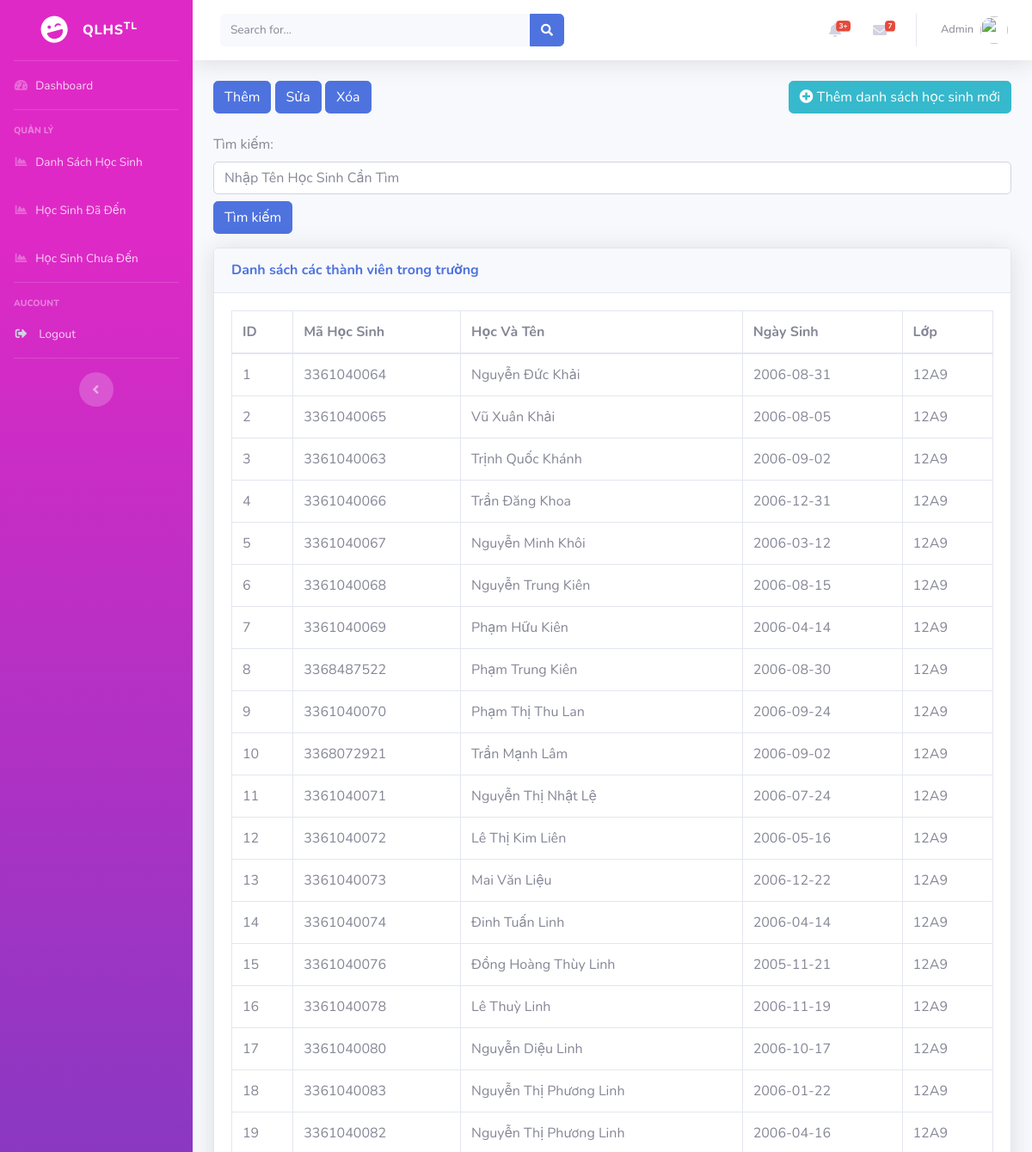
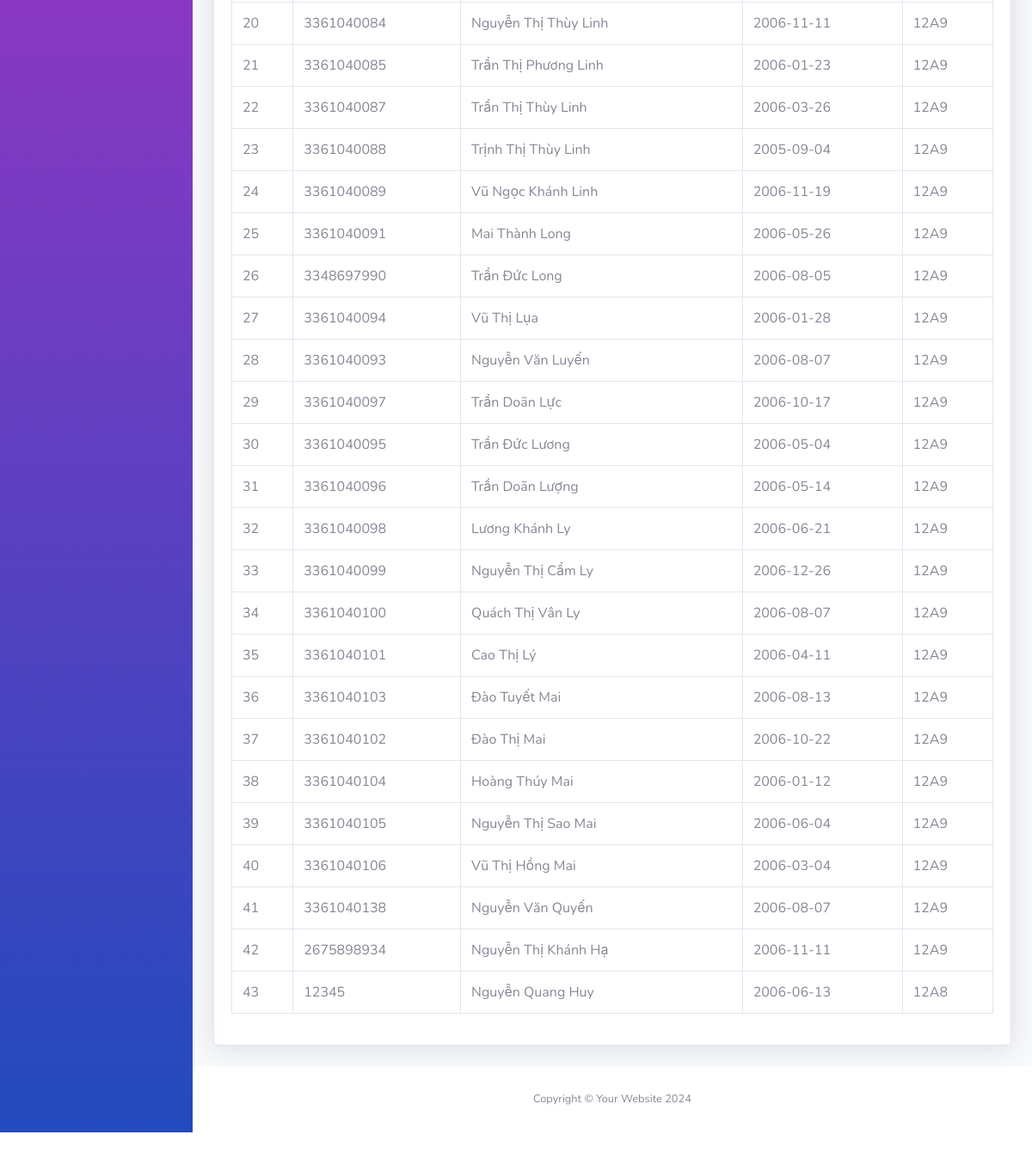
The page /pages/danhsach.php (signed in) on the database its author committed (2 pictures, top to bottom).
### tables this page shows
CREATE TABLE `hocsinh` (
  `id` bigint(20) NOT NULL,
  `ma_hoc_sinh` varchar(999) DEFAULT NULL,
  `hovaten` varchar(999) DEFAULT NULL,
  `ngaysinh` date DEFAULT NULL,
  `lop` varchar(255) DEFAULT NULL
);

### pages/danhsach.php (the view, shortened to what this page needs)
<?php
include $_SERVER['DOCUMENT_ROOT'].'/config/head.php';
?>
        <div class="container-fluid">
        <div class="form-group">
            <button id="addMemberBtn" class="btn btn-primary mb-2">Thêm</button>
            <button id="editMemberBtn" class="btn btn-primary mb-2">Sửa</button>
            <button id="delMemberBtn" class="btn btn-primary mb-2">Xóa</button>
            <a class="btn btn-info float-right" style="margin-left: 10px" data-toggle="modal" href="#" data-target="#AddFileExel">
                <i class="fa fa-plus-circle" aria-hidden="true"></i>
                Thêm danh sách học sinh mới
            </a>
        </div>
        <div class="form-group">
            <label for="searchInput">Tìm kiếm:</label>
            <input type="text" class="form-control" id="searchInput" placeholder="Nhập Tên Học Sinh Cần Tìm">
            <button id="searchBtn" class="btn btn-primary mt-2">Tìm kiếm</button>
        </div>
          <div class="card shadow mb-4">
            <div class="card-header py-3">
              <h6 class="m-0 font-weight-bold text-primary">Danh sách các thành viên trong trường</h6>
            </div>
            <div class="card-body">
              <div class="table-responsive">
                <table class="table table-bordered" id="dataTable" width="100%" cellspacing="0">
                  <thead>
                    <tr>
                      <th>ID </th>
                      <th>Mã Học Sinh</th>
                      <th>Học Và Tên</th>
                      <th>Ngày Sinh</th>
                      <th>Lớp</th>
                    </tr>
                  </thead>
                    <?php $sql = "SELECT * FROM hocsinh";
                    $result = $conn->query($sql);
                    if ($result->num_rows > 0) {
                        $stt = 0;
                        while ($row = $result->fetch_assoc()) {
                            echo "<tr>";
                            echo "<td>" . ++$stt . "</td>";
                            echo "<td>" . $row['ma_hoc_sinh'] . "</td>";
                            echo "<td>" . $row['hovaten'] . "</td>";
                            echo "<td>" . $row['ngaysinh'] . "</td>";
                            echo "<td>" . $row['lop'] . "</td>";
                            echo "</tr>";
                        }
                    }
                    ?>
                </table>
              </div>
            </div>
          </div>
        </div>
      </div>
<?php
include $_SERVER['DOCUMENT_ROOT'].'/config/foot.php';
?>
</body>
</html>

### config/head.php (shortened to what this page needs)
<!DOCTYPE html>
<html lang="en">
<head>
  <link href="/vendor/fontawesome-free/css/all.min.css" rel="stylesheet" type="text/css">
  <link href="/css/sb-admin-2.min.css" rel="stylesheet">
</head>
<body id="page-top">
  <div id="wrapper">
    <ul class="navbar-nav bg-gradient-primary sidebar sidebar-dark accordion" id="accordionSidebar">
      <a class="sidebar-brand d-flex align-items-center justify-content-center" href="/index.php">
        <div class="sidebar-brand-icon rotate-n-15">
          <i class="fas fa-laugh-wink"></i>
        </div>
        <div class="sidebar-brand-text mx-3">QLHS<sup>TL</sup></div>
      </a>
      <hr class="sidebar-divider my-0">
      <? if($_SERVER['REQUEST_URI']=="/" or $_SERVER['REQUEST_URI'] == "/index.php" or $_SERVER['REQUEST_URI'] == ""){echo '<li class="nav-item active">';} else {echo '<li class="nav-item">';}?>
        <a class="nav-link" href="/index.php">
          <i class="fas fa-fw fa-tachometer-alt"></i>
          <span>Dashboard</span></a>
      </li>
      <hr class="sidebar-divider">
      <div class="sidebar-heading">
        Quản Lý
      </div>
<? if($_SERVER['REQUEST_URI'] == "/service/danhsach"){echo '<li class="nav-item active">';} else {echo '<li class="nav-item">';}?>
        <a class="nav-link" href="/service/danhsach">
          <i class="fas fa-fw fa-chart-area"></i>
          <span>Danh Sách Học Sinh</span></a>
      </li>
      <li class="nav-item">
        <a class="nav-link" href="/service/arrived">
          <i class="fas fa-fw fa-chart-area"></i>
          <span>Học Sinh Đã Đến</span></a>
      </li>
      <li class="nav-item">
        <a class="nav-link" href="/service/unarrived">
          <i class="fas fa-fw fa-chart-area"></i>
          <span>Học Sinh Chưa Đến</span></a>
      </li>
      <hr class="sidebar-divider">
    <div class="sidebar-heading">
        Aucount
    </div>
      <li class="nav-item">
        <a class="nav-link" href="/logout">
          <i class="fas fa-sign-out-alt fa-sm fa-fw mr-2 text-gray-400"></i>
          <span>Logout</span></a>
      </li>
      <hr class="sidebar-divider d-none d-md-block">
      <div class="text-center d-none d-md-inline">
        <button class="rounded-circle border-0" id="sidebarToggle"></button>
      </div>
    </ul>
    <div id="content-wrapper" class="d-flex flex-column">
      <div id="content">
        <nav class="navbar navbar-expand navbar-light bg-white topbar mb-4 static-top shadow">
          <form class="d-none d-sm-inline-block form-inline mr-auto ml-md-3 my-2 my-md-0 mw-100 navbar-search">
            <div class="input-group">
              <input type="text" class="form-control bg-light border-0 small" placeholder="Search for..." aria-label="Search" aria-describedby="basic-addon2">
              <div class="input-group-append">
                <button class="btn btn-primary" type="button">
                  <i class="fas fa-search fa-sm"></i>
                </button>
              </div>
            </div>
          </form>
          <ul class="navbar-nav ml-auto">
            <li class="nav-item dropdown no-arrow mx-1">
              <a class="nav-link dropdown-toggle" href="#" id="alertsDropdown" role="button" data-toggle="dropdown" aria-haspopup="true" aria-expanded="false">
                <i class="fas fa-bell fa-fw"></i>
                <span class="badge badge-danger badge-counter">3+</span>
              </a>
            </li>
            <li class="nav-item dropdown no-arrow mx-1">
              <a class="nav-link dropdown-toggle" href="#" id="messagesDropdown" role="button" data-toggle="dropdown" aria-haspopup="true" aria-expanded="false">
                <i class="fas fa-envelope fa-fw"></i>
                <span class="badge badge-danger badge-counter">7</span>
              </a>
            </li>
            <li class="nav-item dropdown no-arrow">
              <a class="nav-link dropdown-toggle" href="#" id="userDropdown" role="button" data-toggle="dropdown" aria-haspopup="true" aria-expanded="false">
                <span class="mr-2 d-none d-lg-inline text-gray-600 small">Admin</span>
                <img class="img-profile rounded-circle" src="https://source.unsplash.com/QAB-WJcbgJk/60x60">
              </a>
            </li>
          </ul>
        </nav>

### config/foot.php (shortened to what this page needs)
      <footer class="sticky-footer bg-white">
        <div class="container my-auto">
          <div class="copyright text-center my-auto">
            <span>Copyright &copy; Your Website <?=date("Y")?></span>
          </div>
        </div>
      </footer>
          </div>
  </div>
<link rel="stylesheet" href="//code.jquery.com/ui/1.12.1/themes/base/jquery-ui.css">

### rows shown on the page
hocsinh: ma_hoc_sinh "3361040064", hovaten "Nguyễn Đức Khải", ngaysinh "2006-08-31", lop "12A9"
hocsinh: ma_hoc_sinh "3361040065", hovaten "Vũ Xuân Khải", ngaysinh "2006-08-05", lop "12A9"
hocsinh: ma_hoc_sinh "3361040063", hovaten "Trịnh Quốc Khánh", ngaysinh "2006-09-02", lop "12A9"
hocsinh: ma_hoc_sinh "3361040066", hovaten "Trần Đăng Khoa", ngaysinh "2006-12-31", lop "12A9"
hocsinh: ma_hoc_sinh "3361040067", hovaten "Nguyễn Minh Khôi", ngaysinh "2006-03-12", lop "12A9"
hocsinh: ma_hoc_sinh "3361040068", hovaten "Nguyễn Trung Kiên", ngaysinh "2006-08-15", lop "12A9"
hocsinh: ma_hoc_sinh "3361040069", hovaten "Phạm Hữu Kiên", ngaysinh "2006-04-14", lop "12A9"
hocsinh: ma_hoc_sinh "3368487522", hovaten "Phạm Trung Kiên", ngaysinh "2006-08-30", lop "12A9"
hocsinh: ma_hoc_sinh "3361040070", hovaten "Phạm Thị Thu Lan", ngaysinh "2006-09-24", lop "12A9"
hocsinh: ma_hoc_sinh "3368072921", hovaten "Trần Mạnh Lâm", ngaysinh "2006-09-02", lop "12A9"
hocsinh: ma_hoc_sinh "3361040071", hovaten "Nguyễn Thị Nhật Lệ", ngaysinh "2006-07-24", lop "12A9"
hocsinh: ma_hoc_sinh "3361040072", hovaten "Lê Thị Kim Liên", ngaysinh "2006-05-16", lop "12A9"
hocsinh: ma_hoc_sinh "3361040073", hovaten "Mai Văn Liệu", ngaysinh "2006-12-22", lop "12A9"
hocsinh: ma_hoc_sinh "3361040074", hovaten "Đinh Tuấn Linh", ngaysinh "2006-04-14", lop "12A9"
hocsinh: ma_hoc_sinh "3361040076", hovaten "Đồng Hoàng Thùy Linh", ngaysinh "2005-11-21", lop "12A9"
hocsinh: ma_hoc_sinh "3361040078", hovaten "Lê Thuỳ Linh", ngaysinh "2006-11-19", lop "12A9"
hocsinh: ma_hoc_sinh "3361040080", hovaten "Nguyễn Diệu Linh", ngaysinh "2006-10-17", lop "12A9"
hocsinh: ma_hoc_sinh "3361040083", hovaten "Nguyễn Thị Phương Linh", ngaysinh "2006-01-22", lop "12A9"
hocsinh: ma_hoc_sinh "3361040082", hovaten "Nguyễn Thị Phương Linh", ngaysinh "2006-04-16", lop "12A9"
hocsinh: ma_hoc_sinh "3361040084", hovaten "Nguyễn Thị Thùy Linh", ngaysinh "2006-11-11", lop "12A9"
hocsinh: ma_hoc_sinh "3361040085", hovaten "Trần Thị Phương Linh", ngaysinh "2006-01-23", lop "12A9"
hocsinh: ma_hoc_sinh "3361040087", hovaten "Trần Thị Thùy Linh", ngaysinh "2006-03-26", lop "12A9"
hocsinh: ma_hoc_sinh "3361040088", hovaten "Trịnh Thị Thùy Linh", ngaysinh "2005-09-04", lop "12A9"
hocsinh: ma_hoc_sinh "3361040089", hovaten "Vũ Ngọc Khánh Linh", ngaysinh "2006-11-19", lop "12A9"
hocsinh: ma_hoc_sinh "3361040091", hovaten "Mai Thành Long", ngaysinh "2006-05-26", lop "12A9"
hocsinh: ma_hoc_sinh "3348697990", hovaten "Trần Đức Long", ngaysinh "2006-08-05", lop "12A9"
hocsinh: ma_hoc_sinh "3361040094", hovaten "Vũ Thị Lụa", ngaysinh "2006-01-28", lop "12A9"
hocsinh: ma_hoc_sinh "3361040093", hovaten "Nguyễn Văn Luyến", ngaysinh "2006-08-07", lop "12A9"
hocsinh: ma_hoc_sinh "3361040097", hovaten "Trần Doãn Lực", ngaysinh "2006-10-17", lop "12A9"
hocsinh: ma_hoc_sinh "3361040095", hovaten "Trần Đức Lương", ngaysinh "2006-05-04", lop "12A9"
hocsinh: ma_hoc_sinh "3361040096", hovaten "Trần Doãn Lượng", ngaysinh "2006-05-14", lop "12A9"
hocsinh: ma_hoc_sinh "3361040098", hovaten "Lương Khánh Ly", ngaysinh "2006-06-21", lop "12A9"
hocsinh: ma_hoc_sinh "3361040099", hovaten "Nguyễn Thị Cẩm Ly", ngaysinh "2006-12-26", lop "12A9"
hocsinh: ma_hoc_sinh "3361040100", hovaten "Quách Thị Vân Ly", ngaysinh "2006-08-07", lop "12A9"
hocsinh: ma_hoc_sinh "3361040101", hovaten "Cao Thị Lý", ngaysinh "2006-04-11", lop "12A9"
hocsinh: ma_hoc_sinh "3361040103", hovaten "Đào Tuyết Mai", ngaysinh "2006-08-13", lop "12A9"
hocsinh: ma_hoc_sinh "3361040102", hovaten "Đào Thị Mai", ngaysinh "2006-10-22", lop "12A9"
hocsinh: ma_hoc_sinh "3361040104", hovaten "Hoàng Thúy Mai", ngaysinh "2006-01-12", lop "12A9"
hocsinh: ma_hoc_sinh "3361040105", hovaten "Nguyễn Thị Sao Mai", ngaysinh "2006-06-04", lop "12A9"
hocsinh: ma_hoc_sinh "3361040106", hovaten "Vũ Thị Hồng Mai", ngaysinh "2006-03-04", lop "12A9"
hocsinh: ma_hoc_sinh "3361040138", hovaten "Nguyễn Văn Quyến", ngaysinh "2006-08-07", lop "12A9"
hocsinh: ma_hoc_sinh "2675898934", hovaten "Nguyễn Thị Khánh Hạ", ngaysinh "2006-11-11", lop "12A9"
hocsinh: ma_hoc_sinh "12345", hovaten "Nguyễn Quang Huy", ngaysinh "2006-06-13", lop "12A8"
